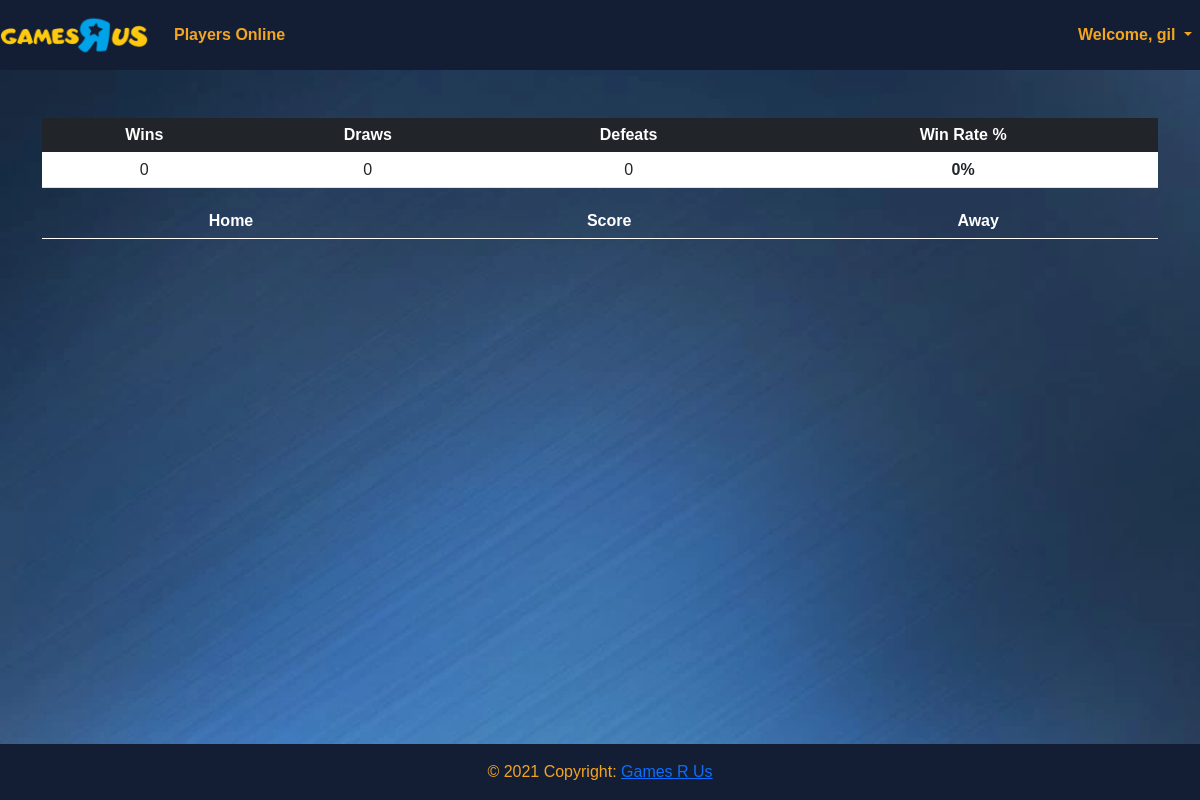
The app's page /matchhistory.php (signed in) with its own data.
### tables this page shows
CREATE TABLE `user` (
  `id` int(11) NOT NULL,
  `username` text NOT NULL,
  `email` text NOT NULL,
  `password` text NOT NULL,
  `imagemPerfil` text NOT NULL,
  `vitorias` int(11) NOT NULL,
  `empates` int(11) NOT NULL,
  `derrotas` int(11) NOT NULL,
  `jogosFeitos` int(11) NOT NULL,
  `backgroundImage` text NOT NULL,
  `contaVerificada` int(11) NOT NULL,
  `isAdmin` int(11) NOT NULL,
  `userKey` text NOT NULL
);

### matchhistory.php (the view, shortened to what this page needs)
<?php
include 'scripts.php';
include 'forms.php';
include 'navbar.php';
if (isset($_SESSION["username"])) {
    $smt = $pdo->prepare('SELECT * FROM user WHERE username=?');
    $smt->execute([$_SESSION["username"]]);
    $utilizador = $smt->fetch(PDO::FETCH_ASSOC);
} else {
    header("location:login.php");
}
$totalwr = $utilizador['vitorias'] + $utilizador['derrotas'];
if($totalwr > 0) {
    $wr = $utilizador['vitorias'] * 100 / $totalwr;
    $wr = number_format($wr, 2);
} else {
    $wr = 0;
}
?>
<body style="background-image: url('bg.png');" class="bgTTT">
<div class="container pt-5">
    <table class="table">
        <thead class="table-dark" >
            <tr class="text-center">
                <th scope="col">Wins</th>
                <th scope="col">Draws</th>
                <th scope="col">Defeats</th>
                <th scope="col">Win Rate %</th>
            </tr>
        </thead>
        <tbody>
            <tr class="text-center" style="background-color: white">
                <td><?= $utilizador['vitorias'] ?></td>
                <td><?= $utilizador['empates'] ?></td>
                <td><?= $utilizador['derrotas'] ?></td>
                <td><b><?= $wr ?>%</th>
            </tr>
        </tbody>
        </table>
        <table class="table">
        <thead class="thead-light">
            <tr class="text-center" style="color: white">
                <th scope="col">Home</th>
                <th scope="col">Score</th>
                <th scope="col">Away</th>
            </tr>
        </thead>
    </table>
</div>
<?php
include 'footer.php';
?>

### css/style.css (style rules this page uses)
* { margin: 0; padding: 0; box-sizing: border-box; font-family: 'Poppins', sans-serif; }
.bgTTT { background-repeat:no-repeat; background-size: cover; }

### records on screen
user: vitorias "0", empates "0", derrotas "0"

### other values on screen
$_SESSION['username'] "gil"
